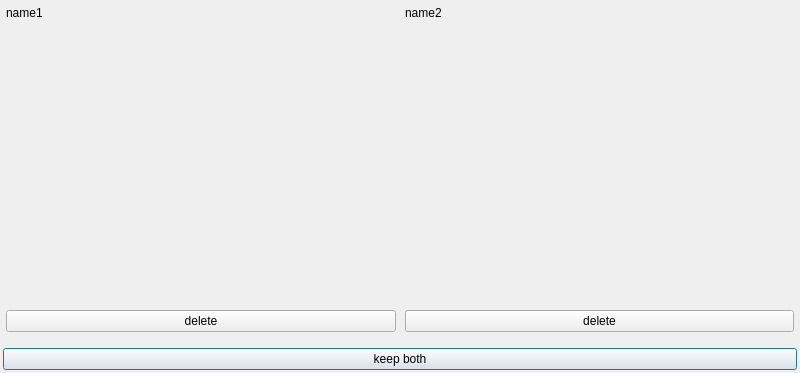
<?xml version="1.0" encoding="UTF-8"?>
<ui version="4.0">
 <class>DuplicatePairDialog</class>
 <widget class="QDialog" name="DuplicatePairDialog">
  <property name="geometry">
   <rect>
    <x>0</x>
    <y>0</y>
    <width>800</width>
    <height>373</height>
   </rect>
  </property>
  <property name="maximumSize">
   <size>
    <width>2000</width>
    <height>2000</height>
   </size>
  </property>
  <property name="windowTitle">
   <string>Select duplicate to delete</string>
  </property>
  <layout class="QGridLayout" name="gridLayout">
   <property name="leftMargin">
    <number>3</number>
   </property>
   <property name="topMargin">
    <number>3</number>
   </property>
   <property name="rightMargin">
    <number>3</number>
   </property>
   <property name="bottomMargin">
    <number>3</number>
   </property>
   <property name="spacing">
    <number>3</number>
   </property>
   <item row="2" column="0" colspan="2">
    <widget class="QPushButton" name="keep">
     <property name="text">
      <string>keep both</string>
     </property>
    </widget>
   </item>
   <item row="0" column="1">
    <layout class="QVBoxLayout" name="verticalLayout_2">
     <property name="spacing">
      <number>3</number>
     </property>
     <property name="leftMargin">
      <number>3</number>
     </property>
     <property name="topMargin">
      <number>3</number>
     </property>
     <property name="rightMargin">
      <number>3</number>
     </property>
     <property name="bottomMargin">
      <number>3</number>
     </property>
     <item>
      <widget class="QLabel" name="name2">
       <property name="text">
        <string>name2</string>
       </property>
      </widget>
     </item>
     <item>
      <widget class="QLabel" name="img2">
       <property name="sizePolicy">
        <sizepolicy hsizetype="Expanding" vsizetype="Expanding">
         <horstretch>0</horstretch>
         <verstretch>0</verstretch>
        </sizepolicy>
       </property>
       <property name="maximumSize">
        <size>
         <width>600</width>
         <height>600</height>
        </size>
       </property>
       <property name="text">
        <string/>
       </property>
       <property name="scaledContents">
        <bool>true</bool>
       </property>
      </widget>
     </item>
     <item>
      <widget class="QPushButton" name="del2">
       <property name="text">
        <string>delete</string>
       </property>
      </widget>
     </item>
    </layout>
   </item>
   <item row="0" column="0">
    <layout class="QVBoxLayout" name="verticalLayout">
     <property name="leftMargin">
      <number>3</number>
     </property>
     <property name="topMargin">
      <number>3</number>
     </property>
     <property name="rightMargin">
      <number>3</number>
     </property>
     <property name="bottomMargin">
      <number>3</number>
     </property>
     <item>
      <widget class="QLabel" name="name1">
       <property name="text">
        <string>name1</string>
       </property>
      </widget>
     </item>
     <item>
      <widget class="QLabel" name="img1">
       <property name="sizePolicy">
        <sizepolicy hsizetype="Expanding" vsizetype="Expanding">
         <horstretch>0</horstretch>
         <verstretch>0</verstretch>
        </sizepolicy>
       </property>
       <property name="maximumSize">
        <size>
         <width>600</width>
         <height>600</height>
        </size>
       </property>
       <property name="text">
        <string/>
       </property>
       <property name="scaledContents">
        <bool>true</bool>
       </property>
      </widget>
     </item>
     <item>
      <widget class="QPushButton" name="del1">
       <property name="text">
        <string>delete</string>
       </property>
      </widget>
     </item>
    </layout>
   </item>
   <item row="1" column="0" colspan="2">
    <spacer name="verticalSpacer">
     <property name="orientation">
      <enum>Qt::Vertical</enum>
     </property>
     <property name="sizeType">
      <enum>QSizePolicy::Fixed</enum>
     </property>
     <property name="sizeHint" stdset="0">
      <size>
       <width>5</width>
       <height>10</height>
      </size>
     </property>
    </spacer>
   </item>
  </layout>
 </widget>
 <resources/>
 <connections>
  <connection>
   <sender>keep</sender>
   <signal>clicked()</signal>
   <receiver>DuplicatePairDialog</receiver>
   <slot>reject()</slot>
   <hints>
    <hint type="sourcelabel">
     <x>399</x>
     <y>358</y>
    </hint>
    <hint type="destinationlabel">
     <x>399</x>
     <y>186</y>
    </hint>
   </hints>
  </connection>
 </connections>
</ui>
